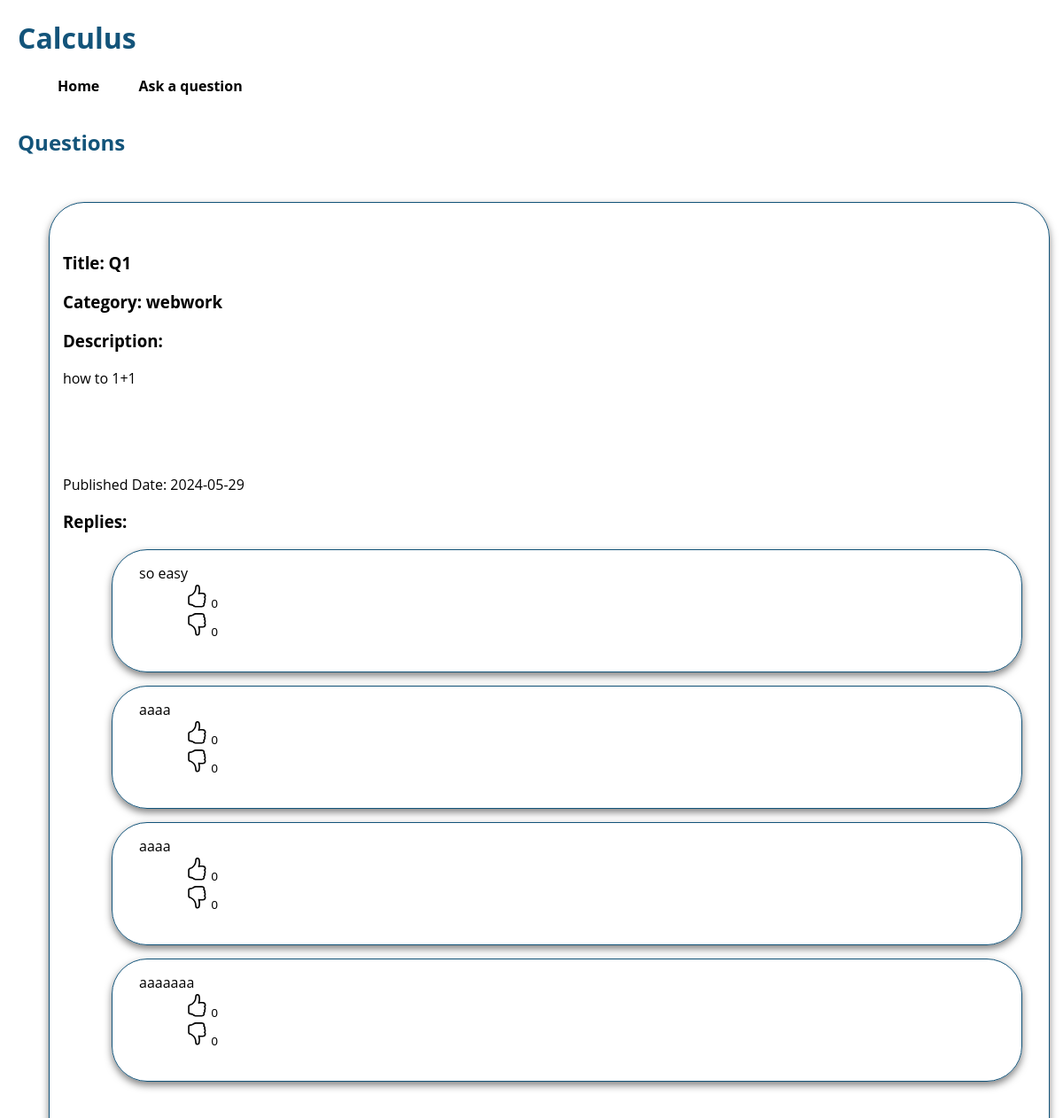
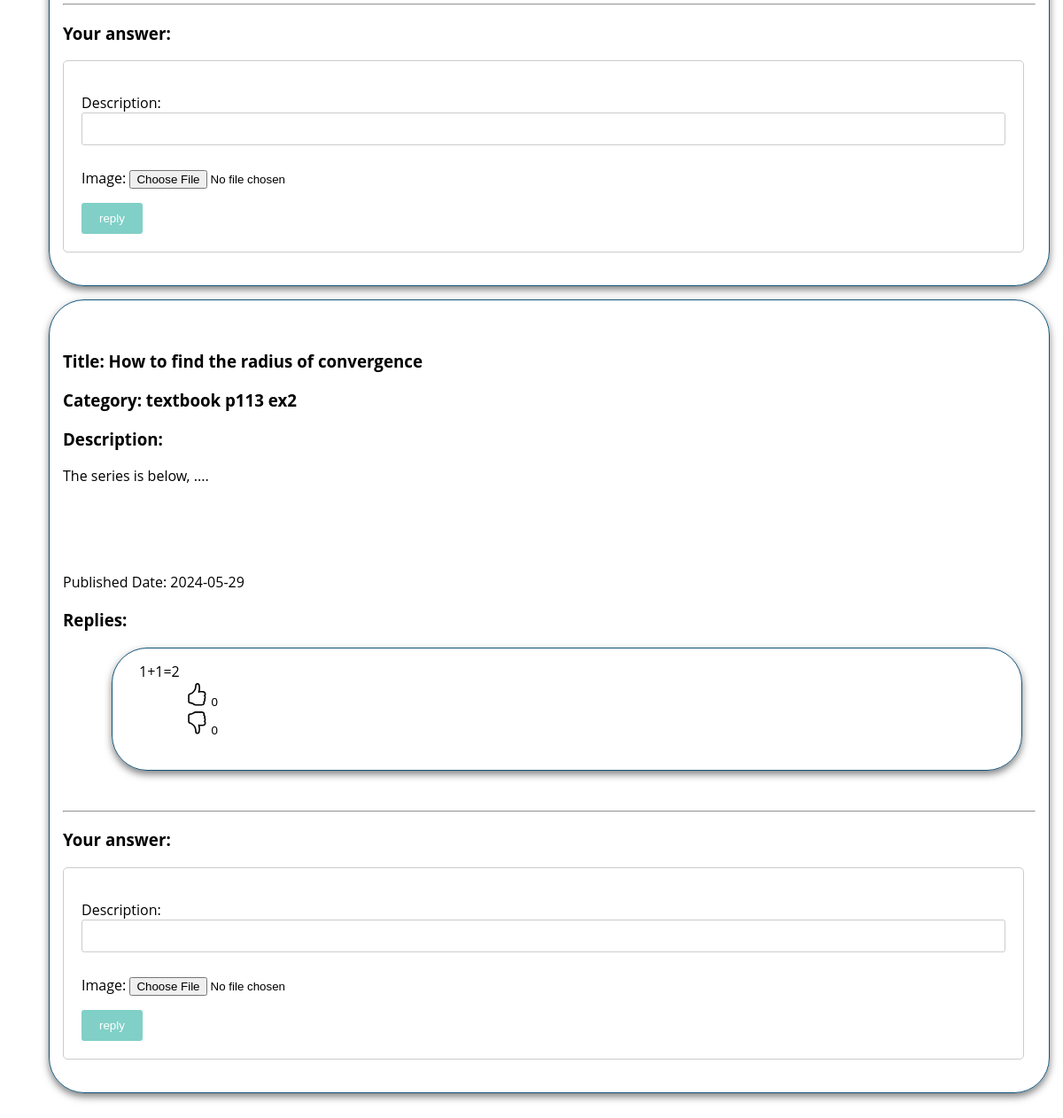
/calculus/ (signed in), run on an earlier commit of the app's database (2 pictures, top to bottom).
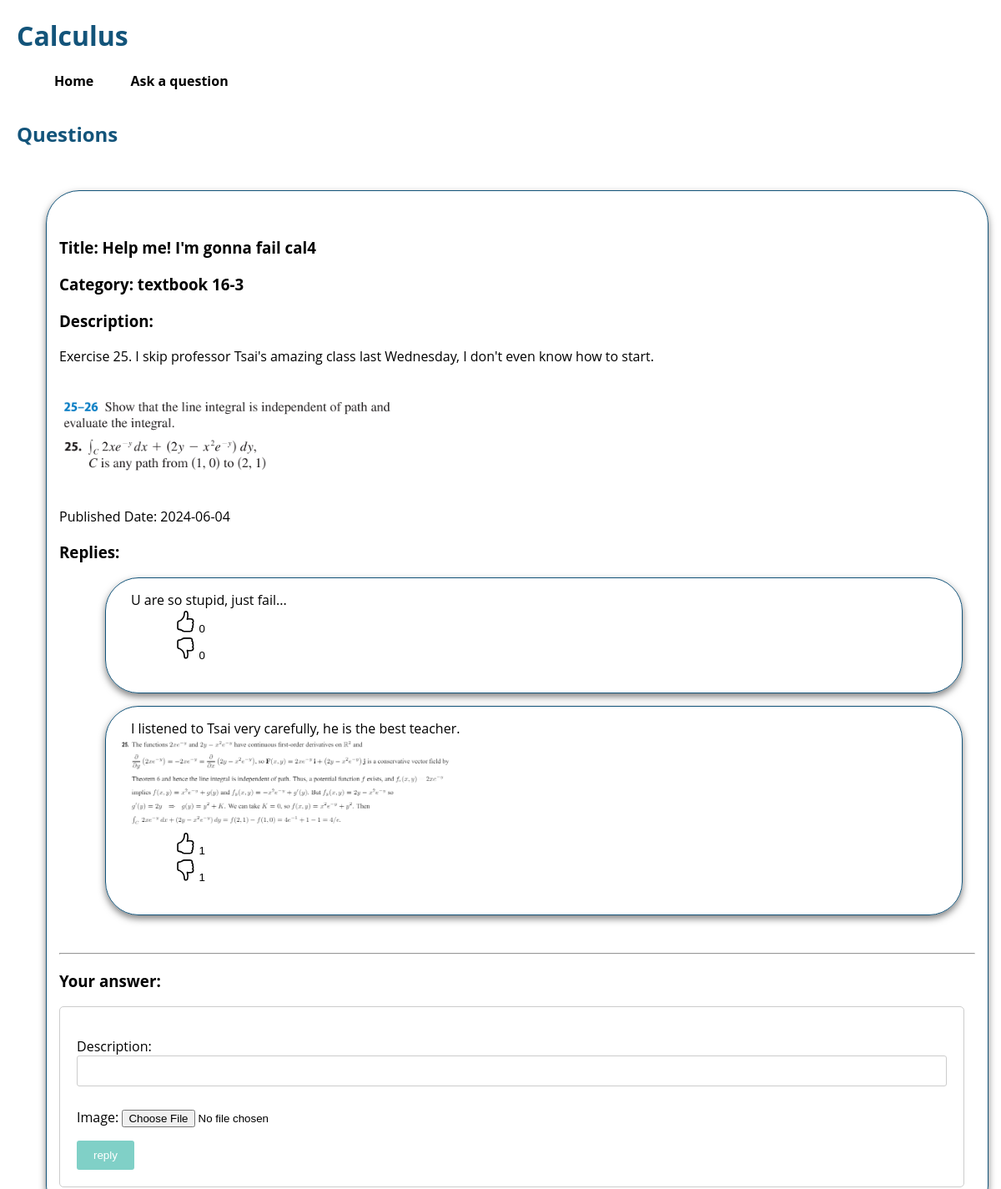
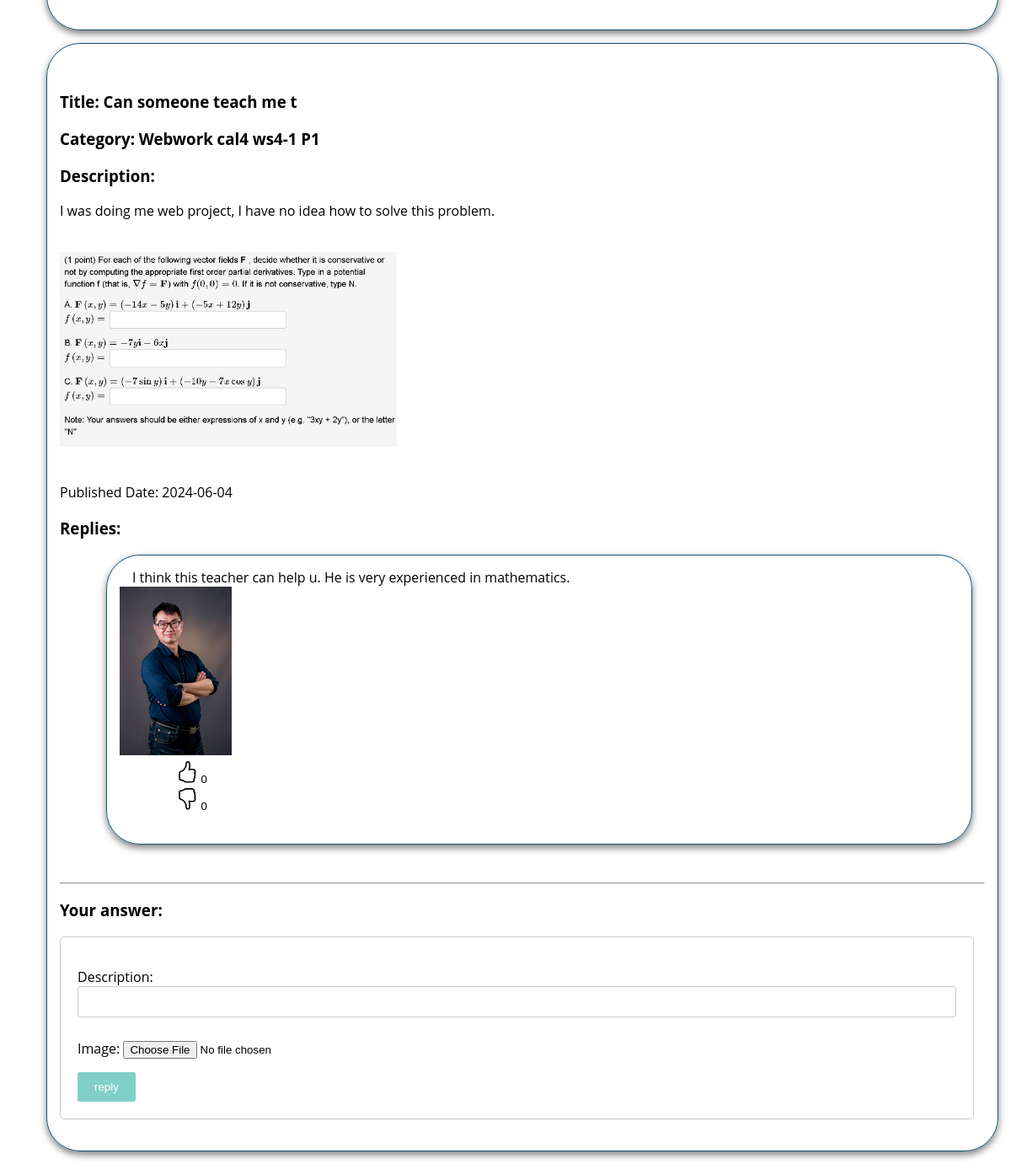
And on a later commit of the database (2 pictures, top to bottom).
### forum/models.py (models this page shows, shortened)
class Question(models.Model):
    title = models.CharField(max_length=50, error_messages={'required': '*required'})
    category = models.CharField(max_length=30, error_messages={'required': '*required'})
    description = models.CharField(max_length=300, error_messages={'required': '*required'})
    published_date = models.DateTimeField(auto_now_add=True)
    image = models.ImageField(upload_to='images_uploaded/', null=True, blank=True)

class Solution(models.Model):
    description = models.CharField(max_length=300)
    question = models.ForeignKey(Question, related_name='solutions', on_delete=models.CASCADE, null=True)
    likes = models.ManyToManyField(User , related_name="liked")
    dislikes = models.ManyToManyField(User , related_name="disliked")
    image = models.ImageField(upload_to='images_uploaded_sol/', null=True, blank=True)

### forum/views.py (the view, shortened to what this page needs)
# urls.py: path('calculus/', views.calculus, name='calculus'),
@login_required(login_url='/login/')
def calculus(request):
    questions = Question.objects.all()
    form = SolutionForm(request.POST, request.FILES)
    if form.is_valid():
        solution = form.save(commit=False)
        question_id = request.POST.get('question_id')
        solution.question_id = question_id
        solution.save()
        return redirect('calculus')
    else:
        print(form.errors)
    return render(request, 'calculus.html', {'questions': questions, 'form': form})

### forum/forms.py
class SolutionForm(forms.ModelForm):
    class Meta:
        model = Solution
        fields = ['description', 'image']

### forum/templates/calculus.html (shortened to what this page needs)
{% load static %}
<!DOCTYPE html>
<html lang="en">
<head>
    <link href="{% static 'css/calculus_styles.css' %}" rel="stylesheet">
</head>
<body>
    <header>
        <h1 class="logo">Calculus</h1>
        <nav>
            <ul>
                <li class="nav1"><a href="/">Home</a></li>
                <li class="nav1"><a href="{% url "calculus-ask" %}" id="createPostBtn">Ask a question</a></li>
            </ul>
        </nav>
    </header>
    <h2 class="logo">Questions</h2>
    <ul>
        {% for q in questions %}
            <div class="post-box">
            <li>
                <h3>Title: {{ q.title }}</h3>
                <h3>Category: {{ q.category }}</h3>
                <h3>Description: </h3>
                <p>{{q.description}}</p>
                <br>
                {% if q.image %}
                    <img src="{{ q.image.url }}" alt="Question Image" style="max-width: 400px;">
                {% endif %}
                <br>
                <br>
                <p>Published Date: {{ q.published_date|date:"Y-m-d" }}</p>
                <h3>Replies:</h3>
                <ul>
                    {% for sol in q.solutions.all %}
                        <div class="post-box">
                        <li>{{ sol.description }}</li>
                        <br>
                        {% if sol.image %}
                            <img src="{{ sol.image.url }}" alt="Solution Image" style="max-width: 400px;">
                        {% endif %}
                        <div class="like-container">
                            <form action="{% url 'calculus' %}" method="post">
                                <button class="like-section" type="submit">
                                    <span class="num-of-likes">{{ sol.likes.count }}</span>
                                </button>
                            </form>
                            <form action="{% url 'calculus' %}" method="post">
                                <button class="dislike-section" type="submit">
                                    <span class="num-of-dislikes">{{ sol.dislikes.count }}</span>
                                </button>
                            </form>
                        </div>
                        </div>
                    {% endfor %}
                </ul>
                <br>
                <hr>
                <h3>Your answer:</h3>
                <form method="POST" action="" enctype="multipart/form-data" class="reply-form left-aligned-form">
                    {{ form.as_p }}
                    <input type="submit" value="reply">
                </form>
            </li>
            </div>
        {% endfor %}
    </ul>
</body>
</html>

### forum/static/css/calculus_styles.css (style rules this page uses)
:root { --white-color: #ffffff; --primary-color: #13547a; --secondary-color: #80d0c7; --section-bg-color: #f0f8ff; --custom-btn-bg-color: #80d0c7; --custom-btn-bg-hover-color: #13547a; --dark-color: #000000; --p-color: #717275; --border-color: #7fffd4; --link-hover-color: #13547a; --body-font-family: 'Open Sans', sans-serif; --title-font-family: 'Montserrat', sans-serif; --h1-font-size: 58px; --h2-font-size: 46px; --h3-font-size: 32px; --h4-font-size: 28px; --h5-font-size: 24px; --h6-font-size: 22px; --p-font-size: 20px; --menu-font-size: 14px; --btn-font-size: 18px; --copyright-font-size: 16px; --border-radius-large: 100px; --border-radius-medium: 20px; --border-radius-small: 10px; --font-weight-normal: 400; --font-weight-medium: 500; --font-weight-semibold: 600; --font-weight-bold: 700; }
body { background-color: var(--white-color); font-family: var(--body-font-family); margin: 0; padding: 0; min-height: 100vh; display: flex; flex-direction: column; }
a { text-decoration: none; color: black; transition: transform .3s; display: inline-block; font-weight: 700; }
nav { margin-right: 5%; }
.nav1 { margin-right: 10px }
.nav1:first-child { margin-left: 10px; }
li { list-style: none; display: inline; padding: 15px; }
.post-box { border: 1px solid var(--primary-color); border-radius: 40px; padding: 15px; margin: 15px; box-shadow: 0 4px 8px rgba(0, 0, 0, 0.5); }
.reply-form { margin-left: 0; width: 95%; padding: 20px; border: 1px solid #ccc; border-radius: 5px; }
input[type="text"], input[type="email"], input[type="password"], textarea { width: 100%; padding: 10px; margin-bottom: 10px; border: 1px solid #ccc; border-radius: 3px; box-sizing: border-box; }
input[type="submit"] { background-color: #80d0c7; color: white; padding: 10px 20px; border: none; border-radius: 3px; cursor: pointer; }
@media screen and (min-width: 381px) { .logo { margin-left: 20px; color: var(--primary-color); } }
.like-container { width: 100px; height: auto; padding: 1px 10px 10px 10px; display: flex; align-items:flex-end; justify-content: flex-start; flex-direction: column; margin-bottom: 10px; }
.like-container button { background: none; border: none; }

What changed in the data, as far as the page shows it:
removed Question: title "Q1", category "webwork", description "how to 1+1", published_date "2024-05-29"
removed Solution: description "so easy", likes.count "0", dislikes.count "0", shown under "Q1"
removed Solution: description "aaaa", likes.count "0", dislikes.count "0", shown under "Q1"
removed Solution: description "aaaa", likes.count "0", dislikes.count "0", shown under "Q1"
removed Solution: description "aaaaaaa", likes.count "0", dislikes.count "0", shown under "Q1"
removed Question: title "How to find the radius of convergence", category "textbook p113 ex2", description "The series is below, ....", published_date "2024-05-29"
removed Solution: description "1+1=2", likes.count "0", dislikes.count "0", shown under "How to find the radius of convergence"
added Question: title "Help me! I'm gonna fail cal4", category "textbook 16-3", description "Exercise 25. I skip professor Tsai's amazing class last Wednesday, I don't even know how to start.", image (picture), published_date "2024-06-04"
added Solution: description "U are so stupid, just fail...", likes.count "0", dislikes.count "0", shown under "Help me! I'm gonna fail cal4"
added Solution: description "I listened to Tsai very carefully, he is the best teacher.", image (picture), likes.count "1", dislikes.count "1", shown under "Help me! I'm gonna fail cal4"
added Question: title "Can someone teach me t", category "Webwork cal4 ws4-1 P1", description "I was doing me web project, I have no idea how to solve this problem.", image (picture), published_date "2024-06-04"
added Solution: description "I think this teacher can help u. He is very experienced in mathematics.", image (picture), likes.count "0", dislikes.count "0", shown under "Can someone teach me t"
